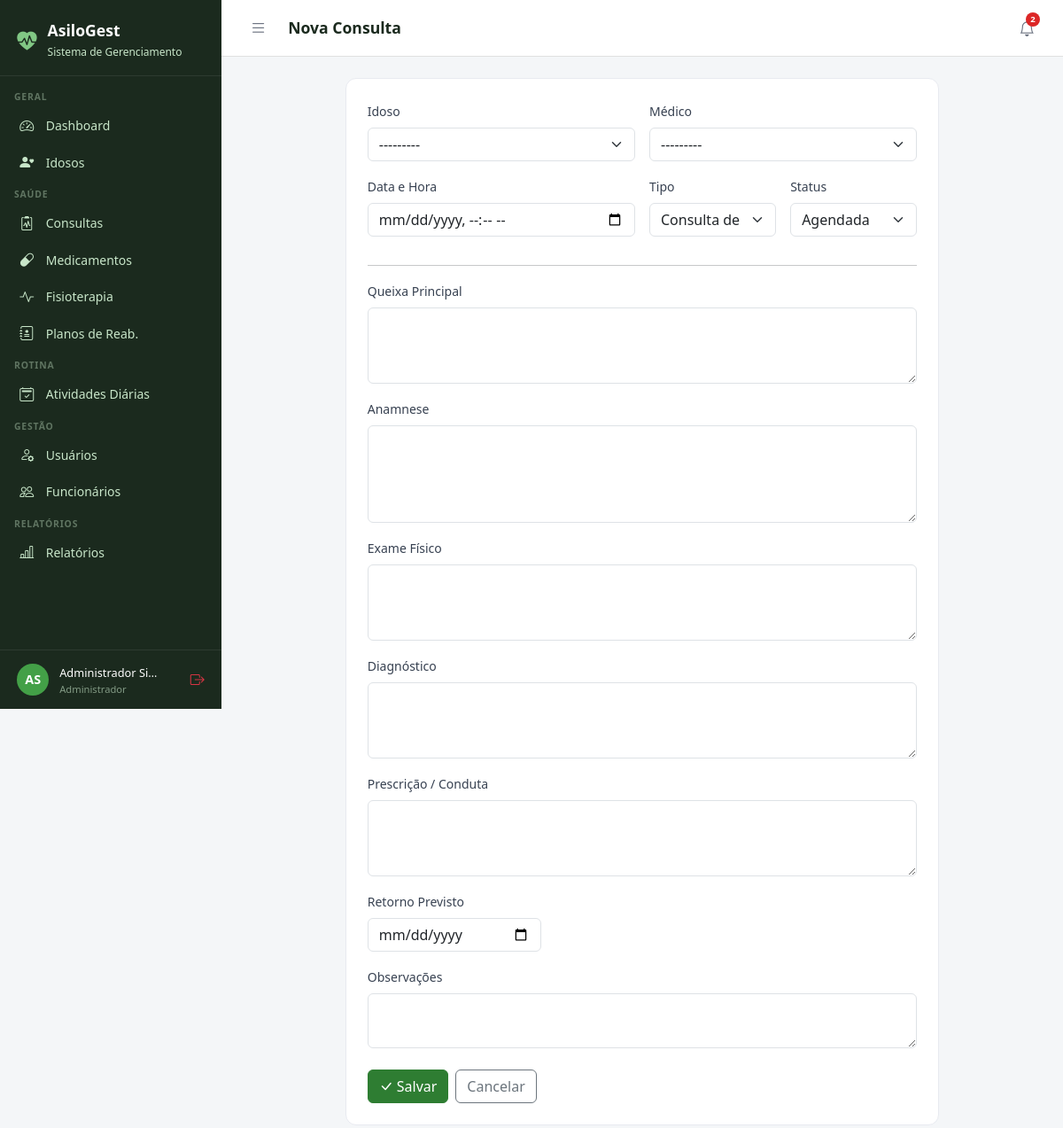
The page /consultas/novo/ (signed in) on the database its author committed.
### core/models.py (models this page shows, shortened)
class Usuario(AbstractUser):
    PERFIL_CHOICES = [
        ('administrador', 'Administrador'),
        ('medico', 'Médico'),
        ('fisioterapeuta', 'Fisioterapeuta'),
        ('enfermeiro', 'Enfermeiro(a)'),
        ('recepcionista', 'Recepcionista'),
        ('familiar', 'Familiar do Idoso'),
    ]
    perfil = models.CharField(
        max_length=20, choices=PERFIL_CHOICES,
        default='recepcionista', verbose_name='Perfil de Acesso'
    )
    telefone = models.CharField(max_length=15, blank=True, verbose_name='Telefone')
    cpf = models.CharField(max_length=14, unique=True, null=True, blank=True, verbose_name='CPF')
    foto = models.ImageField(upload_to='usuarios/', blank=True, null=True, verbose_name='Foto')
    data_nascimento = models.DateField(null=True, blank=True, verbose_name='Data de Nascimento')
    especialidade = models.CharField(
        max_length=100, blank=True, verbose_name='Especialidade',
        help_text='Preencha para Médico ou Fisioterapeuta'
    )
    data_admissao = models.DateField(null=True, blank=True, verbose_name='Data de Admissão')
    primeiro_acesso = models.BooleanField(
        default=True, verbose_name='Primeiro Acesso',
        help_text='Usuário deve definir senha no primeiro login'
    )
    ativo = models.BooleanField(default=True, verbose_name='Ativo')
    criado_em = models.DateTimeField(auto_now_add=True)
    class Meta:
        verbose_name = 'Usuário'
        verbose_name_plural = 'Usuários'
        ordering = ['first_name', 'last_name']
    def __str__(self):
        return f"{self.get_full_name()} ({self.get_perfil_display()})"
    @property
    def is_administrador(self):
        return self.perfil == 'administrador' or self.is_superuser
    @property
    def is_fisioterapeuta(self):
        return self.perfil == 'fisioterapeuta'
    @property
    def is_familiar(self):
        return self.perfil == 'familiar'
    @property
    def pode_ver_saude(self):
        return (self.is_administrador or self.is_medico
                or self.is_fisioterapeuta or self.is_enfermeiro)
    @property
    def pode_cadastrar_usuarios(self):
        return self.is_administrador or self.is_recepcionista
    @property
    def pode_administrar(self):
        return self.is_administrador

### consultas/views.py (the view)
# urls.py: path('novo/', views.novo, name='novo'),
@login_required
@perfil_required('administrador', 'medico', 'recepcionista')
def novo(request):
    form = ConsultaForm(request.POST or None)
    if form.is_valid():
        form.save()
        messages.success(request, 'Consulta agendada!')
        return redirect('consultas:lista')
    return render(request, 'consultas/form.html', {'form': form, 'titulo': 'Nova Consulta'})

### idosos/models.py (called while the page is built)
    def __str__(self):
        return self.nome

### templates/consultas/form.html (shortened to what this page needs)
{% extends 'base.html' %}
{% block title %}{{ titulo }}{% endblock %}{% block page_title %}{{ titulo }}{% endblock %}
{% block content %}<div class="row justify-content-center"><div class="col-lg-9"><div class="form-card">
<form method="post">{% csrf_token %}
<div class="row g-3">
  <div class="col-md-6"><label class="form-label">Idoso</label>{{ form.idoso }}</div>
  <div class="col-md-6"><label class="form-label">Médico</label>{{ form.medico }}</div>
  <div class="col-md-6"><label class="form-label">Data e Hora</label>{{ form.data_hora }}</div>
  <div class="col-md-3"><label class="form-label">Tipo</label>{{ form.tipo }}</div>
  <div class="col-md-3"><label class="form-label">Status</label>{{ form.status }}</div>
  <div class="col-12"><hr><label class="form-label">Queixa Principal</label>{{ form.queixa_principal }}</div>
  <div class="col-12"><label class="form-label">Anamnese</label>{{ form.anamnese }}</div>
  <div class="col-12"><label class="form-label">Exame Físico</label>{{ form.exame_fisico }}</div>
  <div class="col-12"><label class="form-label">Diagnóstico</label>{{ form.diagnostico }}</div>
  <div class="col-12"><label class="form-label">Prescrição / Conduta</label>{{ form.prescricao }}</div>
  <div class="col-md-4"><label class="form-label">Retorno Previsto</label>{{ form.retorno_em }}</div>
  <div class="col-12"><label class="form-label">Observações</label>{{ form.observacoes }}</div>
  <div class="col-12 d-flex gap-2 pt-2">
    <button type="submit" class="btn btn-primary"><i class="bi bi-check-lg me-1"></i>Salvar</button>
    <a href="{% url 'consultas:lista' %}" class="btn btn-outline-secondary">Cancelar</a>
  </div>
</div></form></div></div></div>{% endblock %}

### templates/base.html (shortened to what this page needs)
<!DOCTYPE html>
<html lang="pt-br">
<head>
  <link href="https://cdn.jsdelivr.net/npm/bootstrap@5.3.0/dist/css/bootstrap.min.css" rel="stylesheet">
  <link href="https://cdn.jsdelivr.net/npm/bootstrap-icons@1.11.0/font/bootstrap-icons.css" rel="stylesheet">
</head>
<body>
{% if user.is_authenticated %}
<div id="sidebar">
  <div class="sidebar-brand">
    <i class="bi bi-heart-pulse-fill" style="color:#81C784;font-size:1.4rem;"></i>
    <div>
      <h5 style="margin:0;">AsiloGest</h5>
      <small>Sistema de Gerenciamento</small>
    </div>
  </div>
  <nav class="sidebar-nav">
    <div class="nav-section">Geral</div>
    <a href="{% url 'dashboard' %}" class="sidebar-link {% if request.resolver_match.url_name == 'dashboard' %}active{% endif %}">
      <i class="bi bi-speedometer2"></i> Dashboard
    </a>
    <a href="{% url 'idosos:lista' %}" class="sidebar-link">
      <i class="bi bi-person-heart"></i>
      {% if user.is_familiar %}Meus Familiares{% else %}Idosos{% endif %}
    </a>
    {% if user.pode_ver_saude or user.is_familiar %}
    <div class="nav-section">Saúde</div>
    <a href="{% url 'consultas:lista' %}" class="sidebar-link">
      <i class="bi bi-clipboard2-pulse"></i> Consultas
    </a>
    <a href="{% url 'medicamentos:lista' %}" class="sidebar-link">
      <i class="bi bi-capsule"></i> Medicamentos
    </a>
    <a href="{% url 'fisioterapia:lista' %}" class="sidebar-link">
      <i class="bi bi-activity"></i> Fisioterapia
    </a>
    {% if user.pode_ver_saude and not user.is_familiar %}
    <a href="{% url 'fisioterapia:planos_lista' %}" class="sidebar-link">
      <i class="bi bi-journal-medical"></i> Planos de Reab.
    </a>
    {% endif %}
    {% endif %}
    <div class="nav-section">Rotina</div>
    <a href="{% url 'atividades:lista' %}" class="sidebar-link">
      <i class="bi bi-calendar2-check"></i> Atividades Diárias
    </a>
    {% if user.pode_cadastrar_usuarios %}
    <div class="nav-section">Gestão</div>
    <a href="{% url 'usuarios_lista' %}" class="sidebar-link">
      <i class="bi bi-person-gear"></i> Usuários
    </a>
    {% endif %}
    {% if user.pode_administrar %}
    <a href="{% url 'funcionarios:lista' %}" class="sidebar-link">
      <i class="bi bi-people"></i> Funcionários
    </a>
    {% endif %}
    {% if user.pode_ver_saude or user.pode_administrar %}
    <div class="nav-section">Relatórios</div>
    <a href="{% url 'relatorios:lista' %}" class="sidebar-link">
      <i class="bi bi-bar-chart-line"></i> Relatórios
    </a>
    {% endif %}
  </nav>
  <div class="sidebar-user">
    <div class="avatar">{{ user.first_name|first|upper }}{{ user.last_name|first|upper }}</div>
    <div class="info" style="min-width:0;flex:1;">
      <span>{{ user.get_full_name|truncatechars:18 }}</span>
      <small>{{ user.get_perfil_display }}</small>
    </div>
    <a href="{% url 'logout' %}" class="text-danger" title="Sair" style="flex-shrink:0;">
      <i class="bi bi-box-arrow-right"></i>
    </a>
  </div>
</div>
<div id="main">
  <div class="topbar">
    <div class="topbar-left">
      <button class="btn-toggle-sidebar" onclick="toggleSidebar()" title="Menu">
        <i class="bi bi-list"></i>
      </button>
      <h4>{% block page_title %}{% endblock %}</h4>
    </div>
    <div class="d-flex align-items-center gap-2">
      <div style="position:relative;">
        <button class="notif-btn" id="notifBtn" onclick="toggleNotif()" title="Notificações">
          <i class="bi bi-bell"></i>
          {% if notif_count %}
          <span class="notif-badge">{{ notif_count }}</span>
          {% endif %}
        </button>
      </div>
    </div>
  </div>
  <div class="content">
    {% block content %}{% endblock %}
  </div>
</div>
{% else %}
{% block full_content %}{% endblock %}
{% endif %}
</body>
</html>

### templates/base.html (style rules this page uses)
:root { --sidebar-width: 250px; --primary: #2E7D32; --primary-light: #43A047; --accent: #1565C0; --bg-sidebar: #1B2A1E; --bg-sidebar-hover: #2E4A33; --text-sidebar: #C8E6C9; --transition: 0.3s ease; }
body { background: #F4F6F8; font-family: 'Segoe UI', sans-serif; }
#sidebar { position: fixed; top: 0; left: 0; width: var(--sidebar-width); height: 100vh; background: var(--bg-sidebar); z-index: 1000; display: flex; flex-direction: column; overflow-y: auto; transition: transform var(--transition); }
.sidebar-brand { padding: 1.5rem 1.2rem 1rem; border-bottom: 1px solid rgba(255,255,255,0.08); display: flex; align-items: center; gap: .75rem; }
.sidebar-brand h5 { color: #fff; font-weight: 700; margin: 0; font-size: 1.1rem; }
.sidebar-brand small { color: var(--text-sidebar); font-size: .75rem; }
.sidebar-nav { padding: .5rem 0; flex: 1; }
.nav-section { padding: .5rem 1rem .2rem; color: rgba(200,230,201,.4); font-size: .65rem; font-weight: 700; letter-spacing: .08em; text-transform: uppercase; }
.sidebar-link { display: flex; align-items: center; gap: .65rem; padding: .55rem 1.2rem; color: var(--text-sidebar); text-decoration: none; font-size: .875rem; transition: all .2s; border-left: 3px solid transparent; }
.sidebar-link i { font-size: 1rem; width: 1.2rem; }
.sidebar-user { padding: .8rem 1.2rem; border-top: 1px solid rgba(255,255,255,0.08); display: flex; align-items: center; gap: .75rem; }
.sidebar-user .avatar { width: 36px; height: 36px; background: var(--primary-light); border-radius: 50%; display: flex; align-items: center; justify-content: center; color: #fff; font-weight: 700; font-size: .9rem; flex-shrink: 0; }
.sidebar-user .info small { color: rgba(200,230,201,.6); font-size: .7rem; display: block; }
.sidebar-user .info span { color: #fff; font-size: .8rem; }
#main { margin-left: var(--sidebar-width); min-height: 100vh; display: flex; flex-direction: column; transition: margin-left var(--transition); }
.topbar { background: #fff; border-bottom: 1px solid #E0E0E0; padding: .75rem 1.5rem; display: flex; align-items: center; justify-content: space-between; position: sticky; top: 0; z-index: 999; }
.topbar-left { display: flex; align-items: center; gap: 1rem; }
.topbar h4 { margin: 0; font-size: 1.1rem; font-weight: 600; color: #1B2A1E; }
.btn-toggle-sidebar { background: none; border: none; padding: .4rem .5rem; color: #6B7280; cursor: pointer; border-radius: 6px; font-size: 1.2rem; line-height: 1; transition: background .2s, color .2s; }
.notif-btn { position: relative; background: none; border: none; padding: .4rem .5rem; color: #6B7280; cursor: pointer; border-radius: 6px; font-size: 1.1rem; transition: background .2s, color .2s; }
.notif-badge { position: absolute; top: 2px; right: 2px; background: #DC2626; color: #fff; font-size: .6rem; font-weight: 700; min-width: 16px; height: 16px; border-radius: 8px; padding: 0 4px; display: flex; align-items: center; justify-content: center; }
.content { padding: 1.5rem; flex: 1; }
.form-card { background: #fff; border-radius: 12px; border: 1px solid #E8EAF0; padding: 1.5rem; }
.form-label { font-weight: 500; font-size: .875rem; color: #374151; }
.btn-primary { background: var(--primary); border-color: var(--primary); }

### rows shown on the page
Usuario: first_name|first "A", last_name|first "S", get_full_name "Administrador Si…", perfil "Administrador"

### other values the page prints
{{ titulo }} "Nova Consulta"
{{ notif_count }} "2"
